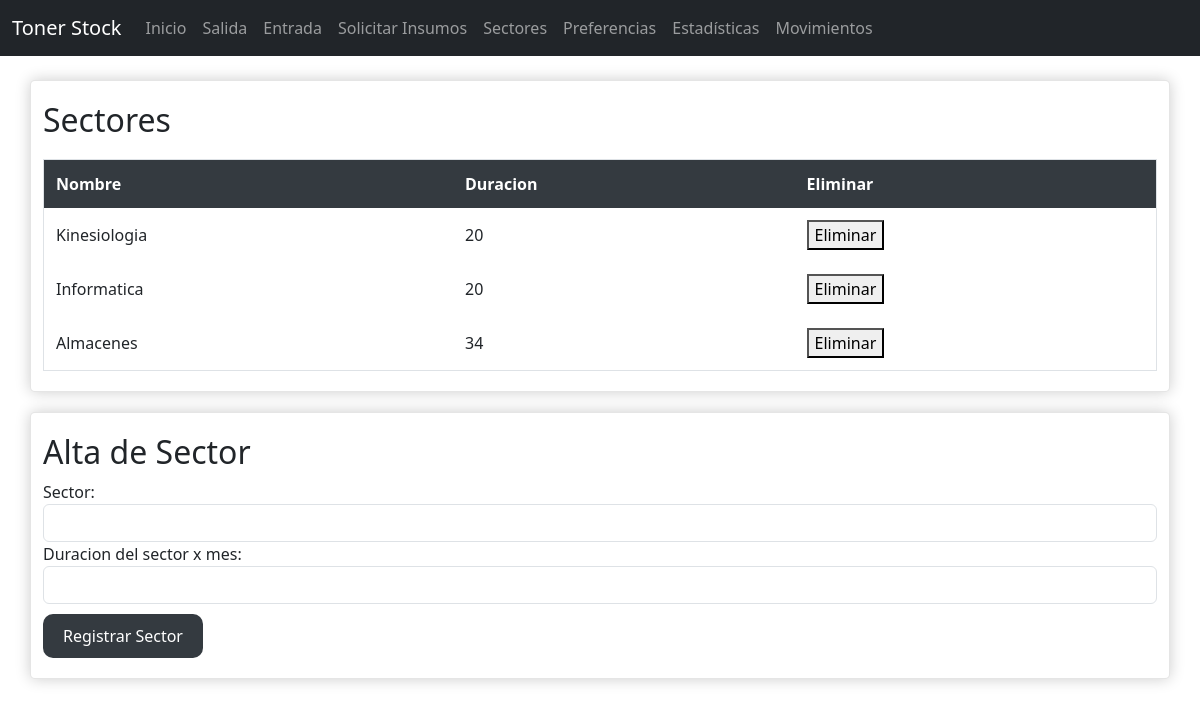
Page /sectores on the committed database.
### src/models.py (models this page shows)
class Sector(db.Model):
    id = db.Column(db.Integer, primary_key=True)
    nombre = db.Column(db.String(64), unique=True, nullable=False)
    duracion_predefinida = db.Column(db.Integer, nullable=False)

### src/app.py (the view)
@app.route('/sectores')
def sectores():
    return render_template('sectores.html', sectores = all_sectors())

### src/controlers/sectorcontroler.py (called while the page is built)
def all_sectors():
    return Sector.query.all()

### src/templates/sectores.html (shortened to what this page needs)
{% extends "base.html" %}
{% block content %}
<div class="container">
    <h2>Sectores</h2>
    <table>
        <thead>
            <tr>
                <th>Nombre</th>
                <th>Duracion</th>
                <th>Eliminar</th>
            </tr>
        </thead>
        <tbody>
            {% for sector in sectores %}
            <tr>
                <td>{{ sector.nombre }}</td>
                <td>{{ sector.duracion_predefinida }}</td>
                <td>
                    <form action="{{ url_for('delete_sector', sector_id = sector.id) }}" method="post">
                        <button type="submit">Eliminar</button>
                    </form>
                </td>
            </tr>
            {% endfor %}
        </tbody>
    </table>
</div>
<div class="container">
    <h2>Alta de Sector</h2>
        <form action="{{ url_for('alta_sector') }}" method="post">
            <div class="form-group">
                <label for="sector_name">Sector:</label>
                <input type="text" name="sector_name" id="sector_name" class="form-control">
            </div>
            <div class="form-group">
                <label for="duracion_predefinida">Duracion del sector x mes:</label>
                <input type="number" name="duracion_predefinida" id="duracion_predefinida" class="form-control">
            </div>
            <button type="submit" class="btn btn-dark">Registrar Sector</button>
        </form>
</div>
{% endblock %}

### src/static/style.css (style rules this page uses)
body { background-color: #f8f9fa; font-family: Arial, sans-serif; color: #343a40; }
.container { margin-top: 20px; padding: 20px; background-color: #ffffff; border-radius: 5px; box-shadow: 0 0 15px rgba(0, 0, 0, 0.2); border: 1px solid rgba(0, 0, 0, 0.1); }
h2 { color: #343a40; margin-bottom: 20px; }
table { width: 100%; margin-top: 20px; border-collapse: collapse; }
table, th, td { border: 1px solid #dee2e6; }
th, td { padding: 12px; text-align: left; }
th { background-color: #343a40; color: white; }
.btn.btn-dark { background-color: #343a40; color: white; padding: 10px 20px; border: none; border-radius: 10px; cursor: pointer; margin-top: 10px; }

### rows in the picture
Sector: nombre "Kinesiologia", duracion_predefinida "20"
Sector: nombre "Informatica", duracion_predefinida "20"
Sector: nombre "Almacenes", duracion_predefinida "34"
